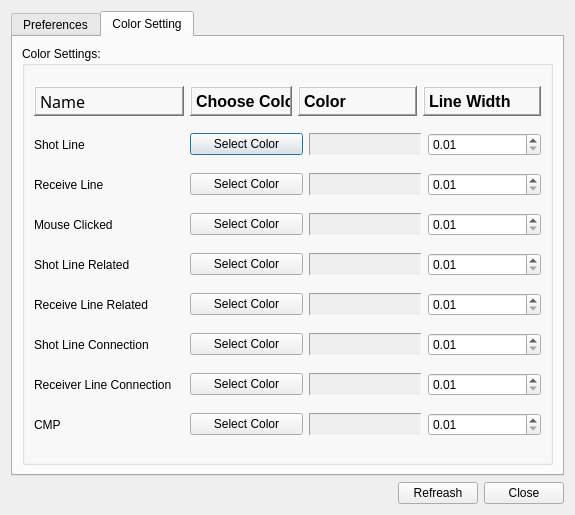
<?xml version="1.0" encoding="UTF-8"?>
<ui version="4.0">
 <class>Option</class>
 <widget class="QDialog" name="Option">
  <property name="geometry">
   <rect>
    <x>0</x>
    <y>0</y>
    <width>575</width>
    <height>515</height>
   </rect>
  </property>
  <property name="windowTitle">
   <string>Options</string>
  </property>
  <layout class="QGridLayout" name="gridLayout_2">
   <item row="0" column="0">
    <widget class="QTabWidget" name="tabWidget">
     <property name="currentIndex">
      <number>1</number>
     </property>
     <widget class="QWidget" name="tabFold">
      <attribute name="title">
       <string>Preferences</string>
      </attribute>
      <layout class="QGridLayout" name="gridLayout_4">
       <item row="0" column="0">
        <widget class="QGroupBox" name="groupFold">
         <property name="title">
          <string>Fold Settings:</string>
         </property>
         <property name="flat">
          <bool>false</bool>
         </property>
         <layout class="QGridLayout" name="gridLayout">
          <item row="0" column="0">
           <layout class="QHBoxLayout" name="horizontalLayout">
            <item>
             <widget class="QLabel" name="label">
              <property name="minimumSize">
               <size>
                <width>70</width>
                <height>0</height>
               </size>
              </property>
              <property name="frameShape">
               <enum>QFrame::NoFrame</enum>
              </property>
              <property name="frameShadow">
               <enum>QFrame::Plain</enum>
              </property>
              <property name="text">
               <string>Unit Width:</string>
              </property>
             </widget>
            </item>
            <item>
             <widget class="QSpinBox" name="spinSingleWid">
              <property name="minimumSize">
               <size>
                <width>60</width>
                <height>0</height>
               </size>
              </property>
              <property name="maximum">
               <number>100000</number>
              </property>
             </widget>
            </item>
            <item>
             <spacer name="horizontalSpacer_5">
              <property name="orientation">
               <enum>Qt::Horizontal</enum>
              </property>
              <property name="sizeType">
               <enum>QSizePolicy::Minimum</enum>
              </property>
              <property name="sizeHint" stdset="0">
               <size>
                <width>40</width>
                <height>20</height>
               </size>
              </property>
             </spacer>
            </item>
            <item>
             <widget class="QLabel" name="label_2">
              <property name="minimumSize">
               <size>
                <width>70</width>
                <height>0</height>
               </size>
              </property>
              <property name="text">
               <string>Unit Height:</string>
              </property>
             </widget>
            </item>
            <item>
             <widget class="QSpinBox" name="spinSingleHei">
              <property name="maximum">
               <number>10000</number>
              </property>
             </widget>
            </item>
            <item>
             <spacer name="horizontalSpacer_2">
              <property name="orientation">
               <enum>Qt::Horizontal</enum>
              </property>
              <property name="sizeHint" stdset="0">
               <size>
                <width>40</width>
                <height>20</height>
               </size>
              </property>
             </spacer>
            </item>
           </layout>
          </item>
          <item row="1" column="0">
           <layout class="QHBoxLayout" name="horizontalLayout_2">
            <item>
             <widget class="QLabel" name="label_3">
              <property name="minimumSize">
               <size>
                <width>150</width>
                <height>0</height>
               </size>
              </property>
              <property name="frameShape">
               <enum>QFrame::NoFrame</enum>
              </property>
              <property name="frameShadow">
               <enum>QFrame::Plain</enum>
              </property>
              <property name="text">
               <string>Choose Color Map:</string>
              </property>
             </widget>
            </item>
            <item>
             <widget class="QComboBox" name="comboColorTable">
              <property name="minimumSize">
               <size>
                <width>150</width>
                <height>0</height>
               </size>
              </property>
              <property name="editable">
               <bool>false</bool>
              </property>
              <property name="currentIndex">
               <number>-1</number>
              </property>
              <property name="sizeAdjustPolicy">
               <enum>QComboBox::AdjustToMinimumContentsLength</enum>
              </property>
             </widget>
            </item>
            <item>
             <spacer name="horizontalSpacer_3">
              <property name="orientation">
               <enum>Qt::Horizontal</enum>
              </property>
              <property name="sizeHint" stdset="0">
               <size>
                <width>40</width>
                <height>20</height>
               </size>
              </property>
             </spacer>
            </item>
           </layout>
          </item>
         </layout>
        </widget>
       </item>
       <item row="2" column="0">
        <widget class="QGroupBox" name="groupBox">
         <property name="title">
          <string>Shape Settings:</string>
         </property>
         <layout class="QGridLayout" name="gridLayout_3">
          <item row="0" column="0">
           <widget class="QLabel" name="label_20">
            <property name="minimumSize">
             <size>
              <width>0</width>
              <height>30</height>
             </size>
            </property>
            <property name="font">
             <font>
              <pointsize>12</pointsize>
              <weight>75</weight>
              <bold>true</bold>
             </font>
            </property>
            <property name="frameShape">
             <enum>QFrame::Panel</enum>
            </property>
            <property name="frameShadow">
             <enum>QFrame::Raised</enum>
            </property>
            <property name="text">
             <string>Name</string>
            </property>
           </widget>
          </item>
          <item row="0" column="1" rowspan="5">
           <widget class="Line" name="line_2">
            <property name="orientation">
             <enum>Qt::Vertical</enum>
            </property>
           </widget>
          </item>
          <item row="0" column="2" colspan="3">
           <widget class="QLabel" name="label_21">
            <property name="minimumSize">
             <size>
              <width>0</width>
              <height>30</height>
             </size>
            </property>
            <property name="font">
             <font>
              <pointsize>12</pointsize>
              <weight>75</weight>
              <bold>true</bold>
             </font>
            </property>
            <property name="frameShape">
             <enum>QFrame::Panel</enum>
            </property>
            <property name="frameShadow">
             <enum>QFrame::Raised</enum>
            </property>
            <property name="text">
             <string>Shape</string>
            </property>
           </widget>
          </item>
          <item row="0" column="5" rowspan="5">
           <widget class="Line" name="line">
            <property name="orientation">
             <enum>Qt::Vertical</enum>
            </property>
           </widget>
          </item>
          <item row="0" column="6">
           <widget class="QLabel" name="label_22">
            <property name="minimumSize">
             <size>
              <width>0</width>
              <height>30</height>
             </size>
            </property>
            <property name="font">
             <font>
              <pointsize>12</pointsize>
              <weight>75</weight>
              <bold>true</bold>
             </font>
            </property>
            <property name="frameShape">
             <enum>QFrame::Panel</enum>
            </property>
            <property name="frameShadow">
             <enum>QFrame::Raised</enum>
            </property>
            <property name="text">
             <string>Size</string>
            </property>
           </widget>
          </item>
          <item row="1" column="0">
           <widget class="QLabel" name="label_11">
            <property name="text">
             <string>Shot Line:</string>
            </property>
           </widget>
          </item>
          <item row="1" column="2">
           <widget class="QRadioButton" name="radioSL_Add">
            <property name="text">
             <string/>
            </property>
            <property name="icon">
             <iconset resource="image.qrc">
              <normaloff>:/new/prefix1/image/plus.png</normaloff>:/new/prefix1/image/plus.png</iconset>
            </property>
           </widget>
          </item>
          <item row="1" column="3">
           <widget class="QRadioButton" name="radioSL_Mul">
            <property name="text">
             <string/>
            </property>
            <property name="icon">
             <iconset resource="image.qrc">
              <normaloff>:/new/prefix1/image/wrong.png</normaloff>:/new/prefix1/image/wrong.png</iconset>
            </property>
           </widget>
          </item>
          <item row="1" column="4">
           <widget class="QRadioButton" name="radioSL_Box">
            <property name="text">
             <string/>
            </property>
            <property name="icon">
             <iconset resource="image.qrc">
              <normaloff>:/new/prefix1/image/fang.png</normaloff>:/new/prefix1/image/fang.png</iconset>
            </property>
           </widget>
          </item>
          <item row="1" column="6">
           <widget class="QSpinBox" name="spinShotLineSize">
            <property name="minimum">
             <number>1</number>
            </property>
            <property name="maximum">
             <number>20</number>
            </property>
           </widget>
          </item>
          <item row="2" column="0">
           <widget class="QLabel" name="label_17">
            <property name="text">
             <string>Receive Line:</string>
            </property>
           </widget>
          </item>
          <item row="2" column="2">
           <widget class="QRadioButton" name="radioRL_Add">
            <property name="text">
             <string/>
            </property>
            <property name="icon">
             <iconset resource="image.qrc">
              <normaloff>:/new/prefix1/image/plus.png</normaloff>:/new/prefix1/image/plus.png</iconset>
            </property>
           </widget>
          </item>
          <item row="2" column="3">
           <widget class="QRadioButton" name="radioRL_Mul">
            <property name="text">
             <string/>
            </property>
            <property name="icon">
             <iconset resource="image.qrc">
              <normaloff>:/new/prefix1/image/wrong.png</normaloff>:/new/prefix1/image/wrong.png</iconset>
            </property>
           </widget>
          </item>
          <item row="2" column="4">
           <widget class="QRadioButton" name="radioRL_Box">
            <property name="text">
             <string/>
            </property>
            <property name="icon">
             <iconset resource="image.qrc">
              <normaloff>:/new/prefix1/image/fang.png</normaloff>:/new/prefix1/image/fang.png</iconset>
            </property>
           </widget>
          </item>
          <item row="2" column="6">
           <widget class="QSpinBox" name="spinReceiveLineSize">
            <property name="minimum">
             <number>1</number>
            </property>
            <property name="maximum">
             <number>20</number>
            </property>
           </widget>
          </item>
          <item row="3" column="0">
           <widget class="QLabel" name="label_18">
            <property name="text">
             <string>Mouse Clicked:</string>
            </property>
           </widget>
          </item>
          <item row="3" column="2">
           <widget class="QRadioButton" name="radioMC_Add">
            <property name="text">
             <string/>
            </property>
            <property name="icon">
             <iconset resource="image.qrc">
              <normaloff>:/new/prefix1/image/plus.png</normaloff>:/new/prefix1/image/plus.png</iconset>
            </property>
           </widget>
          </item>
          <item row="3" column="3">
           <widget class="QRadioButton" name="radioMC_Mul">
            <property name="text">
             <string/>
            </property>
            <property name="icon">
             <iconset resource="image.qrc">
              <normaloff>:/new/prefix1/image/wrong.png</normaloff>:/new/prefix1/image/wrong.png</iconset>
            </property>
           </widget>
          </item>
          <item row="3" column="4">
           <widget class="QRadioButton" name="radioMC_Box">
            <property name="text">
             <string/>
            </property>
            <property name="icon">
             <iconset resource="image.qrc">
              <normaloff>:/new/prefix1/image/fang.png</normaloff>:/new/prefix1/image/fang.png</iconset>
            </property>
           </widget>
          </item>
          <item row="3" column="6">
           <widget class="QSpinBox" name="spinMouseClickedSize">
            <property name="minimum">
             <number>1</number>
            </property>
            <property name="maximum">
             <number>20</number>
            </property>
           </widget>
          </item>
          <item row="4" column="0">
           <widget class="QLabel" name="label_19">
            <property name="text">
             <string>CMP:</string>
            </property>
           </widget>
          </item>
          <item row="4" column="2">
           <widget class="QRadioButton" name="radioCMP_Add">
            <property name="text">
             <string/>
            </property>
            <property name="icon">
             <iconset resource="image.qrc">
              <normaloff>:/new/prefix1/image/plus.png</normaloff>:/new/prefix1/image/plus.png</iconset>
            </property>
           </widget>
          </item>
          <item row="4" column="3">
           <widget class="QRadioButton" name="radioCMP_Mul">
            <property name="text">
             <string/>
            </property>
            <property name="icon">
             <iconset resource="image.qrc">
              <normaloff>:/new/prefix1/image/wrong.png</normaloff>:/new/prefix1/image/wrong.png</iconset>
            </property>
           </widget>
          </item>
          <item row="4" column="4">
           <widget class="QRadioButton" name="radioCMP_Box">
            <property name="text">
             <string/>
            </property>
            <property name="icon">
             <iconset resource="image.qrc">
              <normaloff>:/new/prefix1/image/fang.png</normaloff>:/new/prefix1/image/fang.png</iconset>
            </property>
           </widget>
          </item>
          <item row="4" column="6">
           <widget class="QSpinBox" name="spinCMPSize">
            <property name="minimum">
             <number>1</number>
            </property>
            <property name="maximum">
             <number>20</number>
            </property>
           </widget>
          </item>
         </layout>
        </widget>
       </item>
       <item row="1" column="0">
        <widget class="QGroupBox" name="groupBox_2">
         <property name="title">
          <string>CMP Setting:</string>
         </property>
         <layout class="QGridLayout" name="gridLayout_6">
          <item row="0" column="0">
           <layout class="QHBoxLayout" name="horizontalLayout_13">
            <item>
             <widget class="QLabel" name="label_23">
              <property name="minimumSize">
               <size>
                <width>220</width>
                <height>0</height>
               </size>
              </property>
              <property name="text">
               <string>Decrease CMP Display Accuracy to:</string>
              </property>
             </widget>
            </item>
            <item>
             <widget class="QComboBox" name="comboCMPAccuracy"/>
            </item>
            <item>
             <spacer name="horizontalSpacer_4">
              <property name="orientation">
               <enum>Qt::Horizontal</enum>
              </property>
              <property name="sizeHint" stdset="0">
               <size>
                <width>40</width>
                <height>20</height>
               </size>
              </property>
             </spacer>
            </item>
           </layout>
          </item>
         </layout>
        </widget>
       </item>
      </layout>
     </widget>
     <widget class="QWidget" name="tabColor">
      <attribute name="title">
       <string>Color Setting</string>
      </attribute>
      <layout class="QGridLayout" name="gridLayout_7">
       <item row="0" column="0">
        <widget class="QGroupBox" name="groupColor">
         <property name="title">
          <string>Color Settings:</string>
         </property>
         <layout class="QGridLayout" name="gridLayout_5">
          <item row="0" column="0">
           <layout class="QHBoxLayout" name="horizontalLayout_11">
            <item>
             <widget class="QLabel" name="label_13">
              <property name="minimumSize">
               <size>
                <width>150</width>
                <height>0</height>
               </size>
              </property>
              <property name="maximumSize">
               <size>
                <width>16777215</width>
                <height>30</height>
               </size>
              </property>
              <property name="font">
               <font>
                <family>文泉驿正黑</family>
                <pointsize>12</pointsize>
                <weight>50</weight>
                <bold>false</bold>
               </font>
              </property>
              <property name="frameShape">
               <enum>QFrame::WinPanel</enum>
              </property>
              <property name="frameShadow">
               <enum>QFrame::Raised</enum>
              </property>
              <property name="text">
               <string>Name</string>
              </property>
             </widget>
            </item>
            <item>
             <widget class="QLabel" name="label_14">
              <property name="maximumSize">
               <size>
                <width>102</width>
                <height>30</height>
               </size>
              </property>
              <property name="font">
               <font>
                <pointsize>12</pointsize>
                <weight>75</weight>
                <bold>true</bold>
               </font>
              </property>
              <property name="frameShape">
               <enum>QFrame::WinPanel</enum>
              </property>
              <property name="frameShadow">
               <enum>QFrame::Raised</enum>
              </property>
              <property name="text">
               <string>Choose Color</string>
              </property>
             </widget>
            </item>
            <item>
             <widget class="QLabel" name="label_15">
              <property name="minimumSize">
               <size>
                <width>100</width>
                <height>0</height>
               </size>
              </property>
              <property name="maximumSize">
               <size>
                <width>16777215</width>
                <height>30</height>
               </size>
              </property>
              <property name="font">
               <font>
                <pointsize>12</pointsize>
                <weight>75</weight>
                <bold>true</bold>
               </font>
              </property>
              <property name="frameShape">
               <enum>QFrame::WinPanel</enum>
              </property>
              <property name="frameShadow">
               <enum>QFrame::Raised</enum>
              </property>
              <property name="text">
               <string>Color</string>
              </property>
             </widget>
            </item>
            <item>
             <widget class="QLabel" name="label_16">
              <property name="maximumSize">
               <size>
                <width>16777215</width>
                <height>30</height>
               </size>
              </property>
              <property name="font">
               <font>
                <pointsize>12</pointsize>
                <weight>75</weight>
                <bold>true</bold>
               </font>
              </property>
              <property name="frameShape">
               <enum>QFrame::WinPanel</enum>
              </property>
              <property name="frameShadow">
               <enum>QFrame::Raised</enum>
              </property>
              <property name="text">
               <string>Line Width</string>
              </property>
             </widget>
            </item>
           </layout>
          </item>
          <item row="1" column="0">
           <layout class="QHBoxLayout" name="horizontalLayout_4">
            <item>
             <widget class="QLabel" name="label_4">
              <property name="minimumSize">
               <size>
                <width>150</width>
                <height>0</height>
               </size>
              </property>
              <property name="text">
               <string>Shot Line</string>
              </property>
             </widget>
            </item>
            <item>
             <widget class="QPushButton" name="btnShotLineSC">
              <property name="text">
               <string>Select Color</string>
              </property>
             </widget>
            </item>
            <item>
             <widget class="QLabel" name="labelSL">
              <property name="minimumSize">
               <size>
                <width>100</width>
                <height>0</height>
               </size>
              </property>
              <property name="autoFillBackground">
               <bool>true</bool>
              </property>
              <property name="frameShape">
               <enum>QFrame::Panel</enum>
              </property>
              <property name="frameShadow">
               <enum>QFrame::Sunken</enum>
              </property>
              <property name="text">
               <string/>
              </property>
             </widget>
            </item>
            <item>
             <widget class="QDoubleSpinBox" name="spinShotLine">
              <property name="minimum">
               <double>0.010000000000000</double>
              </property>
              <property name="maximum">
               <double>10.000000000000000</double>
              </property>
              <property name="singleStep">
               <double>0.100000000000000</double>
              </property>
             </widget>
            </item>
           </layout>
          </item>
          <item row="2" column="0">
           <layout class="QHBoxLayout" name="horizontalLayout_5">
            <item>
             <widget class="QLabel" name="label_5">
              <property name="minimumSize">
               <size>
                <width>150</width>
                <height>0</height>
               </size>
              </property>
              <property name="text">
               <string>Receive Line</string>
              </property>
             </widget>
            </item>
            <item>
             <widget class="QPushButton" name="btnReceiverLineSC">
              <property name="text">
               <string>Select Color</string>
              </property>
             </widget>
            </item>
            <item>
             <widget class="QLabel" name="labelRL">
              <property name="minimumSize">
               <size>
                <width>100</width>
                <height>0</height>
               </size>
              </property>
              <property name="autoFillBackground">
               <bool>true</bool>
              </property>
              <property name="frameShape">
               <enum>QFrame::Panel</enum>
              </property>
              <property name="frameShadow">
               <enum>QFrame::Sunken</enum>
              </property>
              <property name="text">
               <string/>
              </property>
             </widget>
            </item>
            <item>
             <widget class="QDoubleSpinBox" name="spinReceiveLine">
              <property name="minimum">
               <double>0.010000000000000</double>
              </property>
              <property name="maximum">
               <double>10.000000000000000</double>
              </property>
              <property name="singleStep">
               <double>0.100000000000000</double>
              </property>
             </widget>
            </item>
           </layout>
          </item>
          <item row="3" column="0">
           <layout class="QHBoxLayout" name="horizontalLayout_6">
            <item>
             <widget class="QLabel" name="label_6">
              <property name="minimumSize">
               <size>
                <width>150</width>
                <height>0</height>
               </size>
              </property>
              <property name="text">
               <string>Mouse Clicked</string>
              </property>
             </widget>
            </item>
            <item>
             <widget class="QPushButton" name="btnMouseClickedSC">
              <property name="text">
               <string>Select Color</string>
              </property>
             </widget>
            </item>
            <item>
             <widget class="QLabel" name="labelMC">
              <property name="minimumSize">
               <size>
                <width>100</width>
                <height>0</height>
               </size>
              </property>
              <property name="autoFillBackground">
               <bool>true</bool>
              </property>
              <property name="frameShape">
               <enum>QFrame::Panel</enum>
              </property>
              <property name="frameShadow">
               <enum>QFrame::Sunken</enum>
              </property>
              <property name="text">
               <string/>
              </property>
             </widget>
            </item>
            <item>
             <widget class="QDoubleSpinBox" name="spinMouseClicked">
              <property name="minimum">
               <double>0.010000000000000</double>
              </property>
              <property name="maximum">
               <double>10.000000000000000</double>
              </property>
              <property name="singleStep">
               <double>0.100000000000000</double>
              </property>
             </widget>
            </item>
           </layout>
          </item>
          <item row="4" column="0">
           <layout class="QHBoxLayout" name="horizontalLayout_7">
            <item>
             <widget class="QLabel" name="label_7">
              <property name="minimumSize">
               <size>
                <width>150</width>
                <height>0</height>
               </size>
              </property>
              <property name="text">
               <string>Shot Line Related</string>
              </property>
             </widget>
            </item>
            <item>
             <widget class="QPushButton" name="btnMouseRelationSCSL">
              <property name="text">
               <string>Select Color</string>
              </property>
             </widget>
            </item>
            <item>
             <widget class="QLabel" name="labelMCRSL">
              <property name="minimumSize">
               <size>
                <width>100</width>
                <height>0</height>
               </size>
              </property>
              <property name="autoFillBackground">
               <bool>true</bool>
              </property>
              <property name="frameShape">
               <enum>QFrame::Panel</enum>
              </property>
              <property name="frameShadow">
               <enum>QFrame::Sunken</enum>
              </property>
              <property name="text">
               <string/>
              </property>
             </widget>
            </item>
            <item>
             <widget class="QDoubleSpinBox" name="spinShotLineRelated">
              <property name="minimum">
               <double>0.010000000000000</double>
              </property>
              <property name="maximum">
               <double>10.000000000000000</double>
              </property>
              <property name="singleStep">
               <double>0.100000000000000</double>
              </property>
             </widget>
            </item>
           </layout>
          </item>
          <item row="5" column="0">
           <layout class="QHBoxLayout" name="horizontalLayout_8">
            <item>
             <widget class="QLabel" name="label_10">
              <property name="minimumSize">
               <size>
                <width>150</width>
                <height>0</height>
               </size>
              </property>
              <property name="text">
               <string>Receive Line Related</string>
              </property>
             </widget>
            </item>
            <item>
             <widget class="QPushButton" name="btnMouseRelationSCRL">
              <property name="text">
               <string>Select Color</string>
              </property>
             </widget>
            </item>
            <item>
             <widget class="QLabel" name="labelMCRRL">
              <property name="minimumSize">
               <size>
                <width>100</width>
                <height>0</height>
               </size>
              </property>
              <property name="autoFillBackground">
               <bool>true</bool>
              </property>
              <property name="frameShape">
               <enum>QFrame::Panel</enum>
              </property>
              <property name="frameShadow">
               <enum>QFrame::Sunken</enum>
              </property>
              <property name="text">
               <string/>
              </property>
             </widget>
            </item>
            <item>
             <widget class="QDoubleSpinBox" name="spinReceiveLineRelated">
              <property name="minimum">
               <double>0.010000000000000</double>
              </property>
              <property name="maximum">
               <double>10.000000000000000</double>
              </property>
              <property name="singleStep">
               <double>0.100000000000000</double>
              </property>
             </widget>
            </item>
           </layout>
          </item>
          <item row="6" column="0">
           <layout class="QHBoxLayout" name="horizontalLayout_9">
            <item>
             <widget class="QLabel" name="label_8">
              <property name="minimumSize">
               <size>
                <width>150</width>
                <height>0</height>
               </size>
              </property>
              <property name="text">
               <string>Shot Line Connection</string>
              </property>
             </widget>
            </item>
            <item>
             <widget class="QPushButton" name="btnShotLineConSC">
              <property name="text">
               <string>Select Color</string>
              </property>
             </widget>
            </item>
            <item>
             <widget class="QLabel" name="labelSLC">
              <property name="minimumSize">
               <size>
                <width>100</width>
                <height>0</height>
               </size>
              </property>
              <property name="autoFillBackground">
               <bool>true</bool>
              </property>
              <property name="frameShape">
               <enum>QFrame::Panel</enum>
              </property>
              <property name="frameShadow">
               <enum>QFrame::Sunken</enum>
              </property>
              <property name="text">
               <string/>
              </property>
             </widget>
            </item>
            <item>
             <widget class="QDoubleSpinBox" name="spinShotLineCon">
              <property name="minimum">
               <double>0.010000000000000</double>
              </property>
              <property name="maximum">
               <double>10.000000000000000</double>
              </property>
              <property name="singleStep">
               <double>0.100000000000000</double>
              </property>
             </widget>
            </item>
           </layout>
          </item>
          <item row="7" column="0">
           <layout class="QHBoxLayout" name="horizontalLayout_10">
            <item>
             <widget class="QLabel" name="label_9">
              <property name="minimumSize">
               <size>
                <width>150</width>
                <height>0</height>
               </size>
              </property>
              <property name="text">
               <string>Receiver Line Connection</string>
              </property>
             </widget>
            </item>
            <item>
             <widget class="QPushButton" name="btnReceiveLineConSC">
              <property name="text">
               <string>Select Color</string>
              </property>
             </widget>
            </item>
            <item>
             <widget class="QLabel" name="labelRLC">
              <property name="minimumSize">
               <size>
                <width>100</width>
                <height>0</height>
               </size>
              </property>
              <property name="autoFillBackground">
               <bool>true</bool>
              </property>
              <property name="frameShape">
               <enum>QFrame::Panel</enum>
              </property>
              <property name="frameShadow">
               <enum>QFrame::Sunken</enum>
              </property>
              <property name="text">
               <string/>
              </property>
             </widget>
            </item>
            <item>
             <widget class="QDoubleSpinBox" name="spinReceiveLineCon">
              <property name="minimum">
               <double>0.010000000000000</double>
              </property>
              <property name="maximum">
               <double>10.000000000000000</double>
              </property>
              <property name="singleStep">
               <double>0.100000000000000</double>
              </property>
             </widget>
            </item>
           </layout>
          </item>
          <item row="8" column="0">
           <layout class="QHBoxLayout" name="horizontalLayout_12">
            <item>
             <widget class="QLabel" name="label_12">
              <property name="minimumSize">
               <size>
                <width>150</width>
                <height>0</height>
               </size>
              </property>
              <property name="text">
               <string>CMP</string>
              </property>
             </widget>
            </item>
            <item>
             <widget class="QPushButton" name="btnCMPSC">
              <property name="text">
               <string>Select Color</string>
              </property>
             </widget>
            </item>
            <item>
             <widget class="QLabel" name="labelCMP">
              <property name="minimumSize">
               <size>
                <width>100</width>
                <height>0</height>
               </size>
              </property>
              <property name="autoFillBackground">
               <bool>true</bool>
              </property>
              <property name="frameShape">
               <enum>QFrame::Panel</enum>
              </property>
              <property name="frameShadow">
               <enum>QFrame::Sunken</enum>
              </property>
              <property name="text">
               <string/>
              </property>
             </widget>
            </item>
            <item>
             <widget class="QDoubleSpinBox" name="spinCMP">
              <property name="minimum">
               <double>0.010000000000000</double>
              </property>
              <property name="maximum">
               <double>10.000000000000000</double>
              </property>
              <property name="singleStep">
               <double>0.100000000000000</double>
              </property>
             </widget>
            </item>
           </layout>
          </item>
         </layout>
        </widget>
       </item>
      </layout>
     </widget>
    </widget>
   </item>
   <item row="1" column="0">
    <layout class="QHBoxLayout" name="horizontalLayout_3">
     <item>
      <spacer name="horizontalSpacer">
       <property name="orientation">
        <enum>Qt::Horizontal</enum>
       </property>
       <property name="sizeHint" stdset="0">
        <size>
         <width>40</width>
         <height>20</height>
        </size>
       </property>
      </spacer>
     </item>
     <item>
      <widget class="QPushButton" name="btnApply">
       <property name="text">
        <string>Refreash</string>
       </property>
       <property name="icon">
        <iconset resource="image.qrc">
         <normaloff>:/new/prefix1/image/Crystal_Clear_action_reload.png</normaloff>:/new/prefix1/image/Crystal_Clear_action_reload.png</iconset>
       </property>
      </widget>
     </item>
     <item>
      <widget class="QPushButton" name="btnClose">
       <property name="text">
        <string>Close</string>
       </property>
       <property name="icon">
        <iconset resource="image.qrc">
         <normaloff>:/new/prefix1/image/Crystal_Clear_action_button_cancel.png</normaloff>:/new/prefix1/image/Crystal_Clear_action_button_cancel.png</iconset>
       </property>
      </widget>
     </item>
    </layout>
   </item>
  </layout>
 </widget>
 <resources>
  <include location="image.qrc"/>
 </resources>
 <connections/>
</ui>
